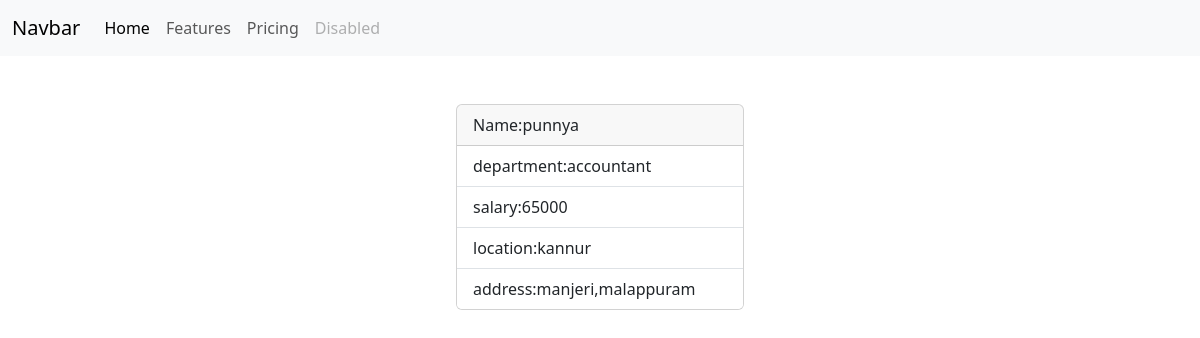
Page /emp/3/ on the committed database.
### empapp/models.py (models this page shows, shortened)
class Employee(models.Model):
    name=models.CharField(max_length=100)
    department=models.CharField(max_length=100)
    salary=models.CharField(max_length=100)
    location=models.CharField(max_length=100)
    address=models.CharField(max_length=100)

### empapp/views.py (the view)
# urls.py: path('emp/<int:pk>/',views.EmployeeDetailView.as_view(),name="emp-detail"),
class EmployeeDetailView(View):
    def get(self,request,*args,**kwargs):
        id=kwargs.get("pk")
        qs=Employee.objects.get(id=id)
        return render(request,"emp_detail.html",{"data":qs})

### empapp/templates/emp_detail.html
{%extends 'base.html'%}
{%block main_block%}
<div class="container d-flex justify-content-center mt-5">
  <div class="card" style="width: 18rem;">
      <div class="card-header">
       Name:{{data.name}}
      </div>
      <ul class="list-group list-group-flush">
        <li class="list-group-item">department:{{data.department}}</li>
        <li class="list-group-item">salary:{{data.salary}}</li>
        <li class="list-group-item">location:{{data.location}}</li>
        <li class="list-group-item">address:{{data.address}}</li>
      </ul>
    </div>
</div>
{%endblock%}

### rows in the picture
Employee: name "punnya", department "accountant", salary "65000", location "kannur", address "manjeri,malappuram"
